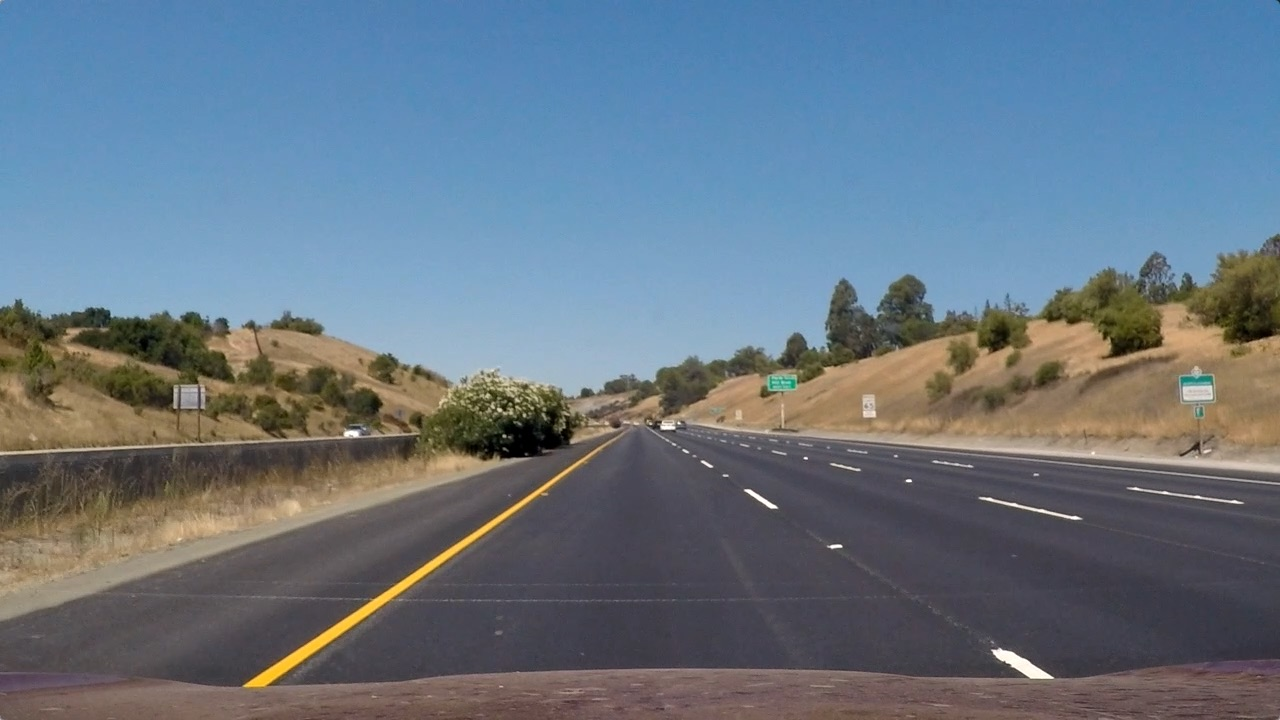
#> input picture AdvancedLineLines-P4/test_images/straight_lines1.jpg, 1280 x 720 px; its folder holds only this picture in this run
$ python main.py   (older library calls are emulated)
#> lines starting #> are read from the running program, lines starting #| are printed output that depends on the picture; after the words box and inside, x2 and y2 are one past the last pixel; in counts of white or black regions, pixels touching at a corner belong together
### AdvancedLineLines-P4/transform.py
import numpy as np
import cv2

# undistort image
def undistort(img, mtx, dist):
    undist = cv2.undistort(img, mtx, dist, None, mtx)
    return undist

def scale_sobel(img):
    return np.uint8(255*img/np.max(img))

# [42 lines left out: function combined_thresh_color, not called in this run]

def combined_thresh(img):
    sobel_kernel=3
    sobel_thresh=(10,255)
    mag_thresh=(30,100)
    dir_thresh=(np.pi/6, np.pi/2)
    s_thresh=(100,255)
    l_thresh=(120, 255)

    hls = cv2.cvtColor(img, cv2.COLOR_RGB2HLS).astype(np.float)
    gray = cv2.cvtColor(img, cv2.COLOR_RGB2GRAY).astype(np.float)
    s_channel = hls[:,:,2]
    l_channel = hls[:,:,1]

    sobelx= cv2.Sobel(gray, cv2.CV_64F, 1, 0, ksize=sobel_kernel)
    sobely= cv2.Sobel(gray, cv2.CV_64F, 0, 1, ksize=sobel_kernel)

    sobel_abs_x=np.absolute(sobelx)
    sobel_abs_y=np.absolute(sobely)

    scaled_sobel_x = scale_sobel(sobel_abs_x)
    scaled_sobel_y = scale_sobel(sobel_abs_y)

    gradx = np.zeros_like(scaled_sobel_x)
    grady = np.zeros_like(scaled_sobel_y)
    gradx[(scaled_sobel_x >= sobel_thresh[0]) & (scaled_sobel_x <= sobel_thresh[1])] = 1
    grady[(scaled_sobel_y >= sobel_thresh[0]) & (scaled_sobel_y <= sobel_thresh[1])] = 1

    #mag thresh
    mag_absSobelxy=np.sqrt(np.square(sobelx)+np.square(sobely))
    scaled_mag_sobel=scale_sobel(mag_absSobelxy)

    mag_binary = np.zeros_like(scaled_mag_sobel)
    mag_binary[(scaled_mag_sobel >= mag_thresh[0]) & (scaled_mag_sobel <= mag_thresh[1])] = 1

    # dir_thresh
    absgraddir = np.arctan2(np.absolute(sobely), np.absolute(sobelx))
    dir_binary =  np.zeros_like(absgraddir)
    dir_binary[(absgraddir >= dir_thresh[0]) & (absgraddir <= dir_thresh[1])] = 1

    # Threshold color channel
    s_binary = np.zeros_like(s_channel)
    s_binary[(s_channel >= s_thresh[0]) & (s_channel <= s_thresh[1])] = 1

    l_binary = np.zeros_like(l_channel)
    l_binary[(l_channel >= l_thresh[0]) & (l_channel <= l_thresh[1])] = 1

    # R & G thresholds so that yellow lanes are detected well.
    color_threshold = 50
    R_channel = img[:,:,0]
    G_channel = img[:,:,1]

    r_g_binary = np.zeros_like(R_channel)
    r_g_binary[(R_channel >= color_threshold) & (G_channel >= color_threshold)] = 1
    combined_condition = np.zeros_like(R_channel)
    combined_condition[ (gradx == 1) | ((mag_binary == 1) & (dir_binary == 1)) ] = 1

    combined = np.zeros_like(R_channel)
    combined[ ((r_g_binary==1) & (l_binary==1)) &
              ((s_binary == 1) | (combined_condition==1)) ] = 1

    return combined

# perspective transform
def transform(img,M):
    img_size = (img.shape[1], img.shape[0])
    # Warp the image using OpenCV warpPerspective()
    warped = cv2.warpPerspective(img, M, img_size)
    return warped

### AdvancedLineLines-P4/Lane.py
import numpy as np
from collections import deque
import cv2

class Lane:
    def __init__(self, name=''):
        self.found_last = False

        self.debug=False
        if(name!=''):
            self.debug=True
            self.name = name

        self.buffer_size = 17
        # member variable for polyfit values - store last n values
        self.polyfit_0 = deque(maxlen=self.buffer_size)
        self.polyfit_1 = deque(maxlen=self.buffer_size)
        self.polyfit_2 = deque(maxlen=self.buffer_size)

        self.radius = deque(maxlen=self.buffer_size)

        # last line
        self.x = None
        self.y = None

    # [15 lines left out: functions reset, find_lane_with_preknowledge, not called in this run]

    def find_lane_windowed(self, binary_warped):
        histogram=np.sum(binary_warped[binary_warped.shape[0]//2:,:], axis=0)
        midpoint = np.int(histogram.shape[0]/2)

        if(self.debug==True):
            out_img = np.dstack((binary_warped, binary_warped, binary_warped))*255

        # Find the peak in the important half of the histogram - depending on the inherited class
        # the function get_midpoints() results in the correct midpoint for either the left or right lane
        # These will be the starting point for the left and right lines
        x_base = self.get_midpoint(histogram,midpoint)

        # Choose the number of sliding windows
        nwindows = 9
        # Set height of windows
        window_height = np.int(binary_warped.shape[0]/nwindows)
        # Identify the x and y positions of all nonzero pixels in the image
        nonzero = binary_warped.nonzero()
        nonzeroy = np.array(nonzero[0])
        nonzerox = np.array(nonzero[1])
        # Current positions to be updated for each window
        x_current = x_base
        # Set the width of the windows +/- margin
        margin = 100
        # Set minimum number of pixels found to recenter window
        minpix = 50
        # Create empty lists to receive left and right lane pixel indices
        lane_inds = []

        # Step through the windows one by one
        for window in range(nwindows):
            # Identify window boundaries in x and y (and right and left)
            win_y_low = binary_warped.shape[0] - (window+1)*window_height
            win_y_high = binary_warped.shape[0] - window*window_height
            win_x_low = x_current - margin
            win_x_high = x_current + margin
            # Identify the nonzero pixels in x and y within the window
            if(self.debug==True):
                # Draw the windows on the visualization image
                cv2.rectangle(out_img,(win_x_low,win_y_low),(win_x_high,win_y_high),(0,255,0), 2)
            good_inds = ((nonzeroy >= win_y_low) & (nonzeroy < win_y_high) & (nonzerox >= win_x_low) &  (nonzerox < win_x_high)).nonzero()[0]
            # Append these indices to the lists
            lane_inds.append(good_inds)
            # If you found > minpix pixels, recenter next window on their mean position
            if len(good_inds) > minpix:
                x_current = np.int(np.mean(nonzerox[good_inds]))

        if(self.debug==True):
            cv2.imwrite(self.name,out_img)

        # Concatenate the arrays of indices
        lane_inds = np.concatenate(lane_inds)
        return lane_inds

    def calculate_new_radius(self):
        ym_per_pix = 30./720 # meters per pixel in y dimension
        xm_per_pix = 3.7/700 # meters per pixel in x dimension
        xvals = self.x
        yvals = self.y
        fit_cr = np.polyfit(yvals*ym_per_pix, xvals*xm_per_pix, 2)
        self.radius.append(((1 + (2*fit_cr[0]*np.max(yvals) + fit_cr[1])**2)**1.5) / np.absolute(2*fit_cr[0]))
        return np.mean(self.radius)

    def find_lane_for_frame(self,new_binary_warped):
        nonzero = new_binary_warped.nonzero()
        nonzeroy = np.array(nonzero[0])
        nonzerox = np.array(nonzero[1])

        if self.found_last == True:
            lane_inds = self.find_lane_with_preknowledge(nonzerox,nonzeroy)
        else:
            lane_inds = self.find_lane_windowed(new_binary_warped)

        x = nonzerox[lane_inds]
        y = nonzeroy[lane_inds]

        if np.sum(x) > 0:
            self.found_last = True
            self.x = x
            self.y = y
            fit = np.polyfit(self.y,self.x,2)

            self.polyfit_0.append(fit[0])
            self.polyfit_1.append(fit[1])
            self.polyfit_2.append(fit[2])
        else:
            self.found_last = False

        return self.found_last

    def get_fit_line(self,y):
        ploty = np.linspace(0, y-1, y )
        fitx  = np.mean(self.polyfit_0)*ploty**2 + np.mean(self.polyfit_1)*ploty + np.mean(self.polyfit_2)
        return [fitx, ploty]

class RightLane(Lane):
    def get_midpoint(self,histogram,midpoint):
        return np.argmax(histogram[midpoint:]) + midpoint

class LeftLane(Lane):
    def get_midpoint(self,histogram,midpoint):
        return np.argmax(histogram[:midpoint])

### AdvancedLineLines-P4/main.py
import pickle
import glob
import cv2
import transform
from Lane import RightLane, LeftLane
import numpy as np
from moviepy.editor import VideoFileClip
import matplotlib.pyplot as plt
import os

# the calibration has been done before and has been serialized as a pkl file
with open('calibration.pkl', 'rb') as f:
#> (reads AdvancedLineLines-P4/calibration.pkl from the repository)
    mtx, dist = pickle.load(f)

test_images=glob.glob('test_images/*.jpg')

output_folder='output_images'

src=np.float32([[180,700],
                [1150,700],
                [715,460],
                [570,460]])
dst=np.float32([[200,720],
                [1080,720],
                [1080,0],
                [200,0]])

M = cv2.getPerspectiveTransform(src, dst)
M_inv = cv2.getPerspectiveTransform(dst, src)

def get_save_name(filename,img_suffix):
    name = filename.split('.')[0]
    out_fname= name + '_' + img_suffix + '.jpg'
    return os.path.join(output_folder,out_fname)

def save_image(img,filename,img_suffix):
    name = get_save_name(filename,img_suffix)
    cv2.imwrite(name,img)

def create_lane_image(undist_img, warped, left, right):
    img_shape = warped.shape
    img_size = (img_shape[1], img_shape[0])
    warp_zero = np.zeros_like(warped).astype(np.uint8)
    out_img = np.dstack((warp_zero, warp_zero, warp_zero))

    [left_line, ploty_left] = left.get_fit_line(warped.shape[0])
    [right_line, ploty_right] = right.get_fit_line(warped.shape[0])

    left_line_window = np.array(np.transpose(np.vstack([left_line, ploty_left])))
    right_line_window = np.array(np.flipud(np.transpose(np.vstack([right_line, ploty_right]))))

    line_points = np.vstack((left_line_window, right_line_window))
    cv2.fillPoly(out_img, np.int_([line_points]), [0,255, 0])
    unwarped = cv2.warpPerspective(out_img, M_inv, img_size , flags=cv2.INTER_LINEAR)

    left_curve = left.calculate_new_radius()
    right_curve = right.calculate_new_radius()
    mean_curvature = (left_curve+right_curve)/2

    # Calculate the vehicle position relative to the center of the lane
    position = np.mean((right_line+left_line)/2)
    distance_from_center = abs((640 - position)*3.7/700)

    # Print radius of curvature on video
    cv2.putText(undist_img, 'Curvature {}(m)'.format(int(mean_curvature)), (120,140), fontFace = 16, fontScale = 2, color=(255,255,255), thickness = 2)

    # Print distance from center on video
    if position > 640:
        cv2.putText(undist_img, 'Vehicle is {:.2f}m left of center'.format(distance_from_center), (100,80), fontFace = 16, fontScale = 2, color=(255,255,255), thickness = 2)
    else:
        cv2.putText(undist_img, 'Vehicle is {:.2f}m right of center'.format(distance_from_center), (100,80), fontFace = 16, fontScale = 2, color=(255,255,255), thickness = 2)

    result = cv2.addWeighted(undist_img, 1, unwarped, 0.3, 0)

    return result

def plot_polyline(binary_warped, name, left_lane, right_lane):

    [left_fitx, ploty] = left_lane.get_fit_line(binary_warped.shape[0])
    [right_fitx, _] = right_lane.get_fit_line(binary_warped.shape[0])

    # [left_fitx, right_fitx, ploty] = generate_polyline_from_polynom(binary_warped.shape[0],left_fit,right_fit)
    # Create an image to draw on and an image to show the selection window
    out_img = np.dstack((binary_warped, binary_warped, binary_warped))*255
    window_img = np.zeros_like(out_img)
    # Color in left and right line pixels
    out_img[left_lane.y, left_lane.x] = [255, 0, 0]
    out_img[right_lane.y, right_lane.x] = [0, 0, 255]

    margin = 100
    # Generate a polygon to illustrate the search window area
    # And recast the x and y points into usable format for cv2.fillPoly()
    left_line_window1 = np.array([np.transpose(np.vstack([left_fitx-margin, ploty]))])
    left_line_window2 = np.array([np.flipud(np.transpose(np.vstack([left_fitx+margin,
                                ploty])))])
    left_line_pts = np.hstack((left_line_window1, left_line_window2))
    right_line_window1 = np.array([np.transpose(np.vstack([right_fitx-margin, ploty]))])
    right_line_window2 = np.array([np.flipud(np.transpose(np.vstack([right_fitx+margin,
                                ploty])))])
    right_line_pts = np.hstack((right_line_window1, right_line_window2))

    # Draw the lane onto the warped blank image
    cv2.fillPoly(window_img, np.int_([left_line_pts]), (0,255, 0))
    cv2.fillPoly(window_img, np.int_([right_line_pts]), (0,255, 0))
    result = cv2.addWeighted(out_img, 1, window_img, 0.3, 0)
    plt.imshow(result)
    plt.plot(left_fitx, ploty, color='yellow')
    plt.plot(right_fitx, ploty, color='yellow')
    plt.xlim(0, 1280)
    plt.ylim(720, 0)

    plt.savefig(name)
    plt.close()

def pipeline_img(img, img_name):
    left_lane = LeftLane()
    right_lane = RightLane()

    left_lane.debug = True
    right_lane.debug = True
    left_lane.name=get_save_name(img_name,'7_windowed_left')
    right_lane.name=get_save_name(img_name,'7_windowed_right')

    # undistort image
    img = transform.undistort(img,mtx,dist)
    save_image(img,img_name,'1_undistort')

    # save example image with mask lines
    img_lines = img.copy()
    cv2.polylines(img_lines,[src.astype(int)],True,(0,0,255),3)
    save_image(img_lines,img_name,'2_undistort_lines')

    # create combined threshold
    img_thresh = transform.combined_thresh(img)
    # save binary image to output folder
    save_image(img_thresh*255,img_name,'3_binary')

    # transform image based on src and dst defined above & save
    img_transform = transform.transform(img,M)
    save_image(img_transform,img_name,'4_transformed')

    # save example image with mask lines for transformed image
    img_lines = img_transform.copy()
    cv2.polylines(img_lines,[dst.astype(int)],True,(0,0,255),3)
    save_image(img_lines,img_name,'5_transformed_lines')

    # create combined threshold
    img_transform = transform.combined_thresh(img_transform)
    # save binary image to output folder
    save_image(img_transform*255,img_name,'6_warped_binary')

    left_lane.find_lane_for_frame(img_transform)
    right_lane.find_lane_for_frame(img_transform)

    name = get_save_name(img_name,'8_lanes_found')
    plot_polyline(img_transform, name, left_lane, right_lane)

    lane_img = create_lane_image(img,img_transform,left_lane,right_lane)

    save_image(lane_img,img_name,'9_result')

    return lane_img

#loop over all test images
for fname in test_images:
    # load image
    img = cv2.imread(fname)
#> img is the input picture: shape (720, 1280, 3); mean B, G, R 131.2, 117.7, 103.2
    out_fname = fname.split(os.sep)[1]
    print(fname)
    out_img=pipeline_img(img,out_fname)
#> in pipeline_img, `img_thresh = transform.combined_thresh(img)`:
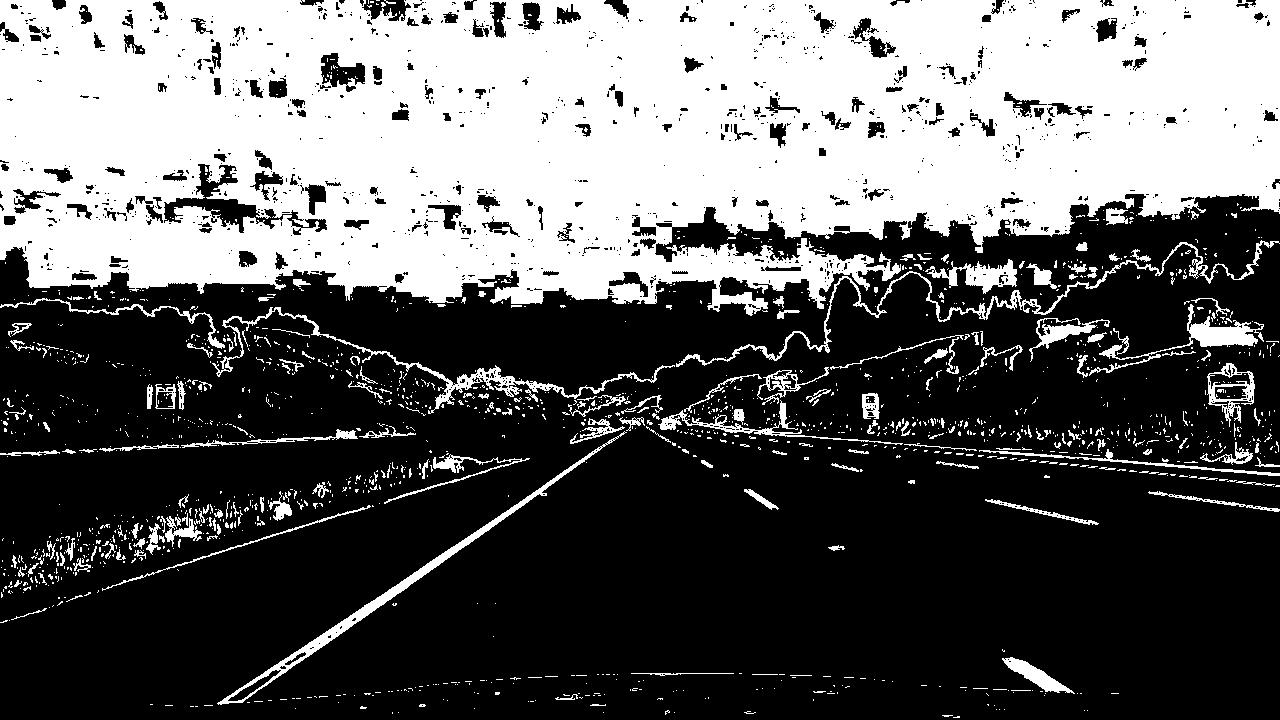
#> img_thresh: shape (720, 1280); values 0 (black) and 1 (white), 37.9% white; 1611 white regions (1410 under 20 px), largest, box (x1, y1, x2, y2) and area: (0, 0, 1280, 316) 310893, (217, 431, 627, 705) 3305, (676, 240, 1280, 367) 2953
#> in find_lane_for_frame, `nonzero = new_binary_warped.nonzero()`: nonzero = 29763 positions, rows 0 to 719, columns 186 to 1084
#> in find_lane_windowed, `histogram=np.sum(binary_warped[binary_warped.shape[0]//2:,:], axis=0)`: histogram = 1280 values, max 360 at index 256, min 0 at index 0, mean 10.3
#> in find_lane_windowed, `x_base = self.get_midpoint(histogram,midpoint)`: x_base = 256
#> the loop in find_lane_windowed, `for window in range(nwindows):` made 9 passes
#> (win_x_low, win_x_high, x_current) on passes 1 to 8: (156, 356, 253), (153, 353, 255), (155, 355, 259), (159, 359, 263), (163, 363, 267), (167, 367, 266), (166, 366, 266), (166, 366, 268)
#> after the loop in find_lane_windowed, `for window in range(nwindows):`:
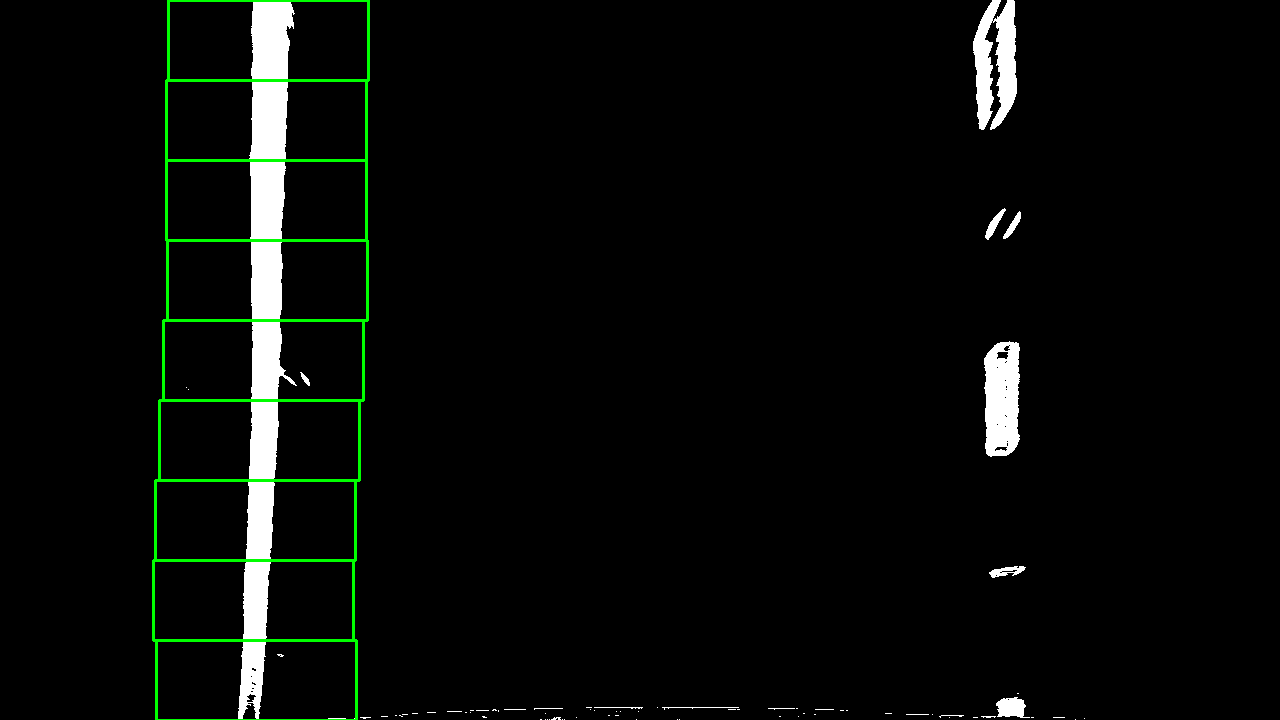
#> out_img: shape (720, 1280, 3); mean of channels 0, 1, 2 8, 10.7, 8; drawn as B, G, R
#> after the loop in find_lane_windowed, `for window in range(nwindows):`: lane_inds = 9 items
#> in find_lane_for_frame, `fit = np.polyfit(self.y,self.x,2)`: fit = [-3.4e-05, -0.00195, 269.9]
#> in find_lane_windowed (call 2), `x_base = self.get_midpoint(histogram,midpoint)`: x_base = 1001
#> the loop in find_lane_windowed (call 2), `for window in range(nwindows):` made 9 passes
#> (win_x_low, win_x_high, x_current) on passes 1, 2, 4, 5, 7, 8, 9: (901, 1101, 1004), (904, 1104, 1006), (906, 1106, 1001), (901, 1101, 1002), (902, 1102, 1002), (902, 1102, 994), (894, 1094, 996)
#> after the loop in find_lane_windowed (call 2), `for window in range(nwindows):`:
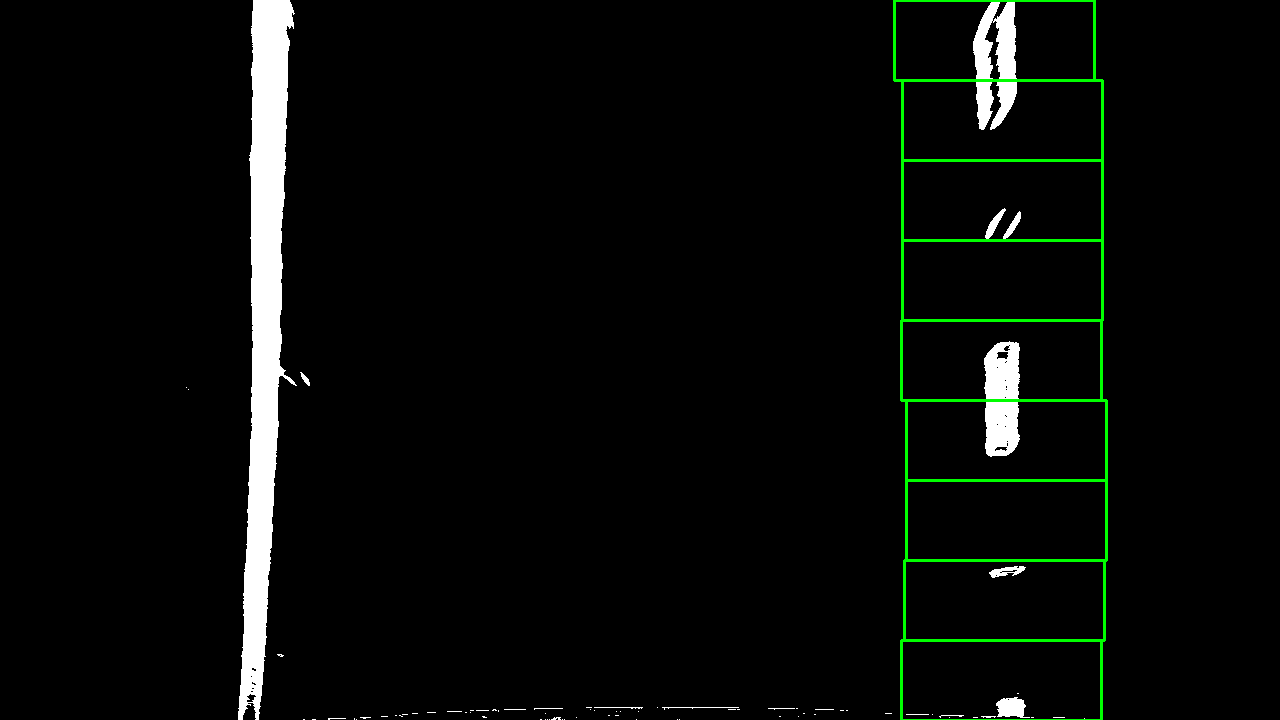
#> out_img: shape (720, 1280, 3); mean of channels 0, 1, 2 8.2, 10.8, 8.2; drawn as B, G, R
#> in find_lane_windowed (call 2), `lane_inds = np.concatenate(lane_inds)`: lane_inds = 8460 values, max 29762 at index 587, min 37 at index 6036, mean 13066.7
#> in plot_polyline, `plt.savefig(name)`:
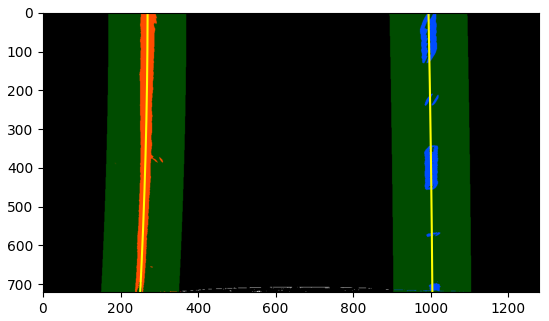
#> figure drawn by matplotlib, 1 panel
#> in calculate_new_radius, `fit_cr = np.polyfit(yvals*ym_per_pix, xvals*xm_per_pix, 2)`: fit_cr = [-0.000104, -0.000247, 1.43]

exit()
#> (the program exits here)
